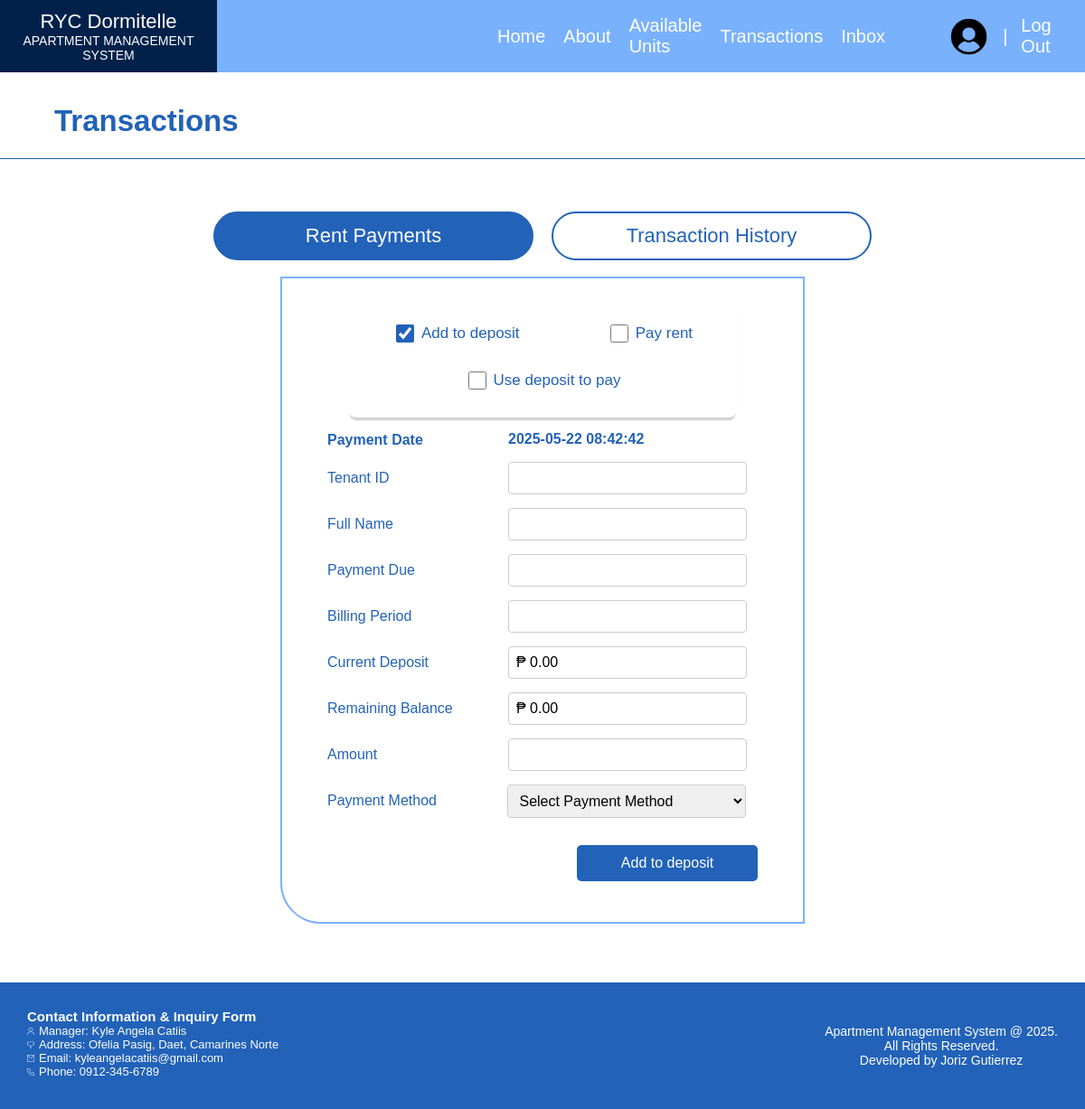
Page /tenantwebview/TRANSACTIONSPAGE.php (signed in) on the earlier database version.
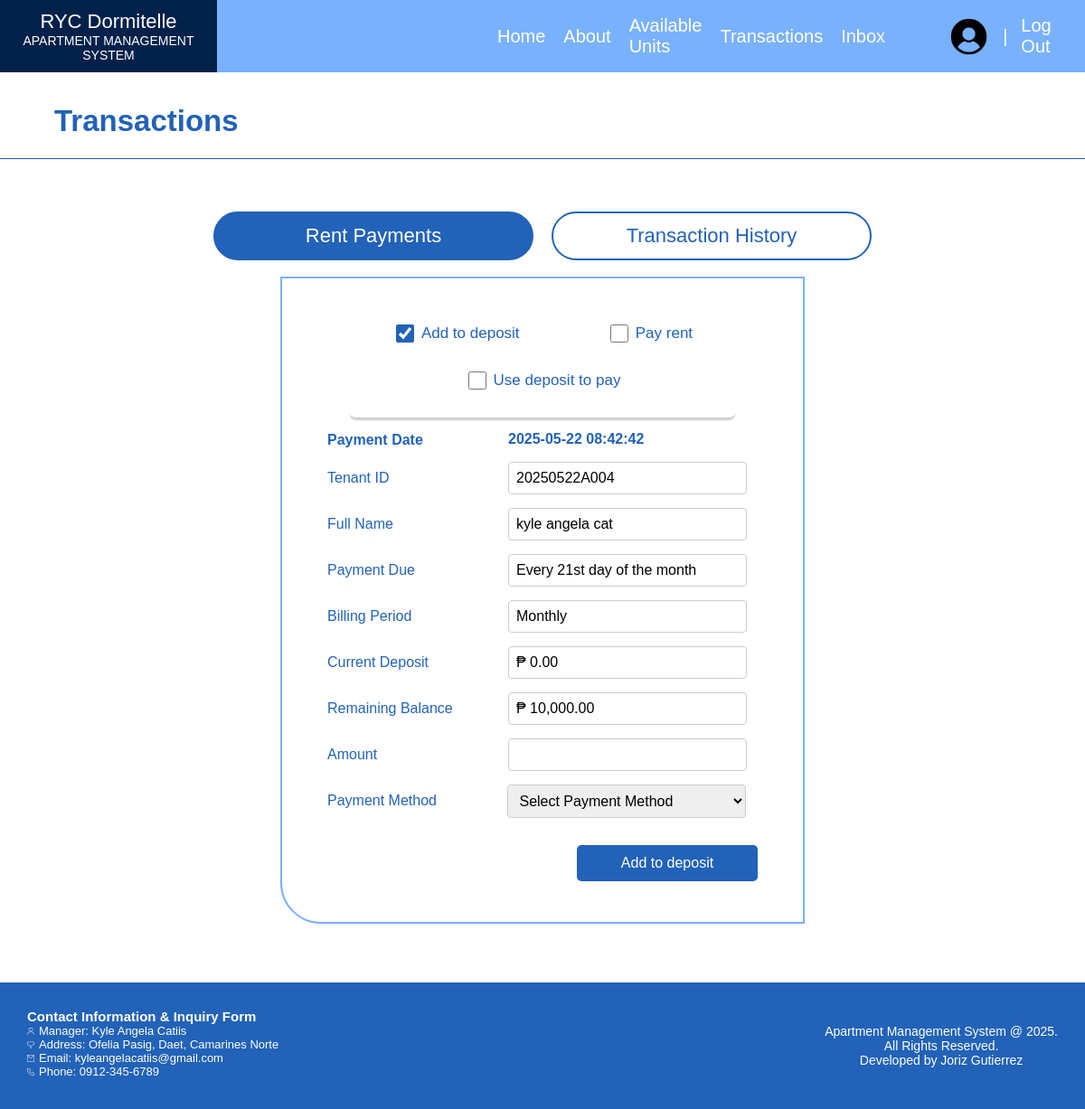
Same page on the later database version.
### tables this page shows
CREATE TABLE `tenants` (
  `tenant_ID` varchar(12) NOT NULL,
  `tenant_name` varchar(15) NOT NULL,
  `contact_number` varchar(13) NOT NULL,
  `email` varchar(30) NOT NULL,
  `emergency_contact_name` varchar(25) NOT NULL,
  `emergency_contact_num` varchar(13) NOT NULL,
  `tenant_image` varchar(255) NOT NULL
);

CREATE TABLE `tenant_unit` (
  `tenant_ID` varchar(12) NOT NULL,
  `unit_no` varchar(10) NOT NULL,
  `start_date` date NOT NULL,
  `end_date` date NOT NULL,
  `occupant_count` smallint(2) NOT NULL,
  `deposit` mediumint(6) NOT NULL,
  `balance` mediumint(6) NOT NULL,
  `payment_due` varchar(30) NOT NULL,
  `billing_period` varchar(31) NOT NULL,
  `status` varchar(10) NOT NULL
);

### tenantwebview/TRANSACTIONSPAGE.php (the view, shortened to what the changed rows need)
<?php
include '../db_connect.php';
$email = $_SESSION['email_account'];
$tenant_ID = $tenant_name = $payment_due = $billing_period = $deposit = $balance = $unit_no = "";
if (!empty($email)) {
    $stmt = $conn->prepare("SELECT tenants.tenant_ID, tenant_name, tenant_unit.unit_no, tenant_unit.payment_due, tenant_unit.billing_period, tenant_unit.deposit, tenant_unit.balance
                            FROM tenants
                            INNER JOIN tenant_unit ON tenants.tenant_ID = tenant_unit.tenant_ID
                            WHERE tenants.email = ?");
    $stmt->bind_param("s", $email);
    $stmt->execute();
    $stmt->bind_result($tenant_ID, $tenant_name, $unit_no, $payment_due, $billing_period, $deposit, $balance);
}
?>
<!DOCTYPE html>
<html lang="en">
<head>
</head>
<body>
  <div class="header">
    <div class="containerSystemName" id="containerSystemName">
      <div class="systemName">
        <h2>RYC Dormitelle</h2>
      </div>
    </div>
  </div>
  <div class="mainBody">
    <div class="mainBodyContiner">
        <div class="pageTitle">
            <h1>Transactions</h1>
        </div>
        <div class="transactionformContainer">
        <div class="transactionform">
          <form action="" method="POST" class="form" id="paymentForm">
            <div><label>Tenant ID</label><input type="text" name="tenant_ID" value="<?= htmlspecialchars($tenant_ID) ?>" readonly></div>
            <div><label>Full Name</label><input type="text" name="tenant_name" value="<?= htmlspecialchars($tenant_name) ?>" readonly></div>
            <div><label>Payment Due</label><input type="text" name="lease_payment_due" value="<?= htmlspecialchars($payment_due) ?>" readonly></div>
            <div><label>Billing Period</label><input type="text" name="billing_period" value="<?= htmlspecialchars($billing_period) ?>" readonly></div>
            <div><label>Current Deposit</label><input type="text" name="current_deposit" value="₱ <?= htmlspecialchars(number_format($deposit, 2)) ?>" readonly></div>
            <div><label>Remaining Balance</label><input type="text" name="current_balance" value="₱ <?= htmlspecialchars(number_format($balance, 2)) ?>" readonly></div>
          </form>
        </div>
        </div>
    </div>
  </div>
</body>
</html>

Differences in the rows shown:
added tenants: tenant_ID "20250522A004", tenant_name "kyle angela cat", lease_payment_due "Every 21st day of the month", billing_period "Monthly", current_deposit "₱ 0.00", current_balance "₱ 10,000.00"
Other differences:
form field current_deposit: "₱ 0.00" → (not shown)
form field current_balance: "₱ 0.00" → (not shown)
